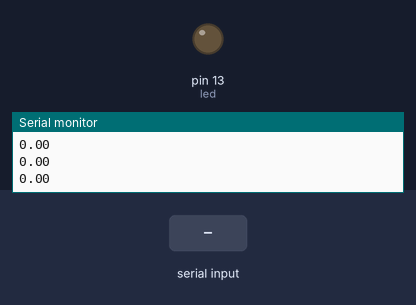
Bench run of a sketch on a simulated Arduino Mega 2560, built with avr-gcc and run on an emulated ATmega2560. Shown: output pins drawn as LEDs (lit = HIGH), the last lines printed to the serial monitor. The test bench sets the inputs (shaded band).

Above: at 2.2 s.
2.3 s: "#o1\n" received over Serial
At 3.4 s:
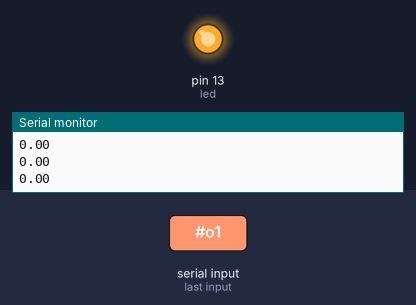
3.8 s: "=\n" received over the second serial link
At 4.1 s:
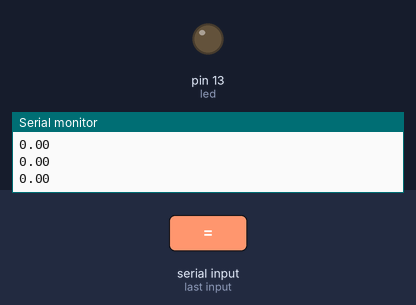
5.3 s: ",\n" received over Serial
At 5.9 s:
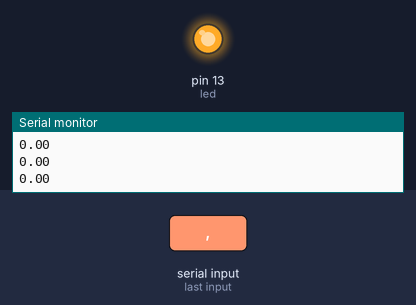
6.8 s: "90,45,200\n" received over the second serial link
At 7.8 s:
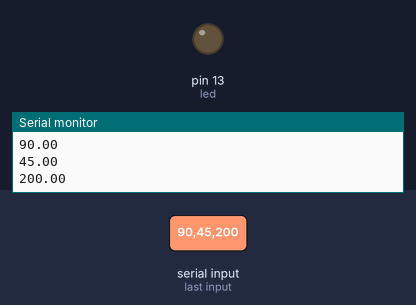
8.3 s: "=\n" received over Serial
At 9.5 s:
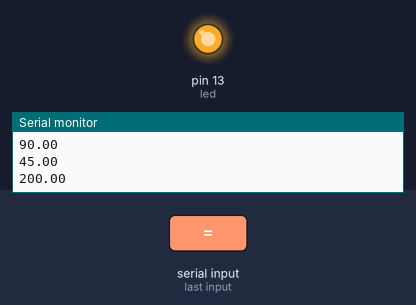
9.8 s: "#o1\n" received over the second serial link
At 10.2 s:
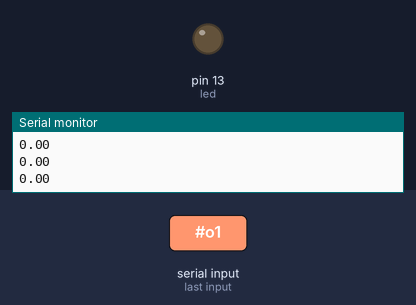
Timing chart, 0 to 12.3 s (numbered marks = the images above; inputs shaded):
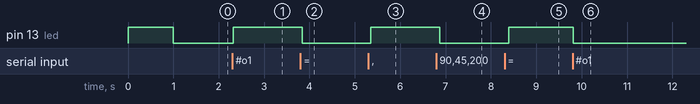

Measured:
- after the input at 2.3 s, pin 13 (led): LOW → HIGH at once
- after the input at 3.8 s, pin 13 (led): HIGH → LOW at once
- after the input at 5.3 s, pin 13 (led): LOW → HIGH after 0.05 s
- after the input at 6.8 s, pin 13 (led): HIGH → LOW after 0.07 s
- after the input at 8.3 s, pin 13 (led): LOW → HIGH after 0.09 s
- after the input at 9.8 s, pin 13 (led): HIGH → LOW at once

The sketch:

tests.ino
```cpp
// pins for the LED:
const int led = 13;

float yaw = 0.0;
float pitch = 0.0;
float roll = 0.0;

String inputString = "";         // a string to hold incoming data
boolean stringComplete = false;  // whether the string is complete

String inputAHRS = "";         // a string to hold incoming data
boolean AHRSComplete = false;  // whether the string is complete

void setup() {
  // initialize the digital pin as an output.
  pinMode(led, OUTPUT);
  digitalWrite(led, HIGH);
  delay(1000); // wait 5 sec for wifly to connect
  digitalWrite(led, LOW);
  // initialize serial:
  Serial.begin(57600);
  Serial.println("Hello world!");

  Serial3.begin(57600);
  // Set Razor output parameters
  Serial3.write("#o0"); //- (default) DISABLE continuous streaming output. Also see #f below.
  //"#o1" - ENABLE continuous streaming output.
  //Serial3.write("#ob"); // - Output angles in BINARY format (yaw/pitch/roll as binary float, so one output frame is 3x4 = 12 bytes long).
  Serial3.write("#ot");  // (default) - Output angles in TEXT format (Output frames have form like "#YPR=-142.28,-5.38,33.52", followed by carriage return and line feed [\r\n]).
  Serial3.write("#oe0");   // Disable error message output
  Serial3.flush();

  // reserve 200 bytes for the inputString:
  inputString.reserve(200);
  inputAHRS.reserve(200);
}

void loop() {

  // print the string when a newline arrives:
  if (stringComplete) {
  Serial.println(inputString);
  //Serial3.write("#f");
  // clear the string:
  inputString = "";

  stringComplete = false;
  }

  if(AHRSComplete){
    Serial.println(inputAHRS);

    inputAHRS = "";
    AHRSComplete = false;
    digitalWrite(led, LOW);
  }

  Serial.println(yaw);
  Serial.println(pitch);
  Serial.println(roll);

  Serial3.write("#f");
  delay(100);

}


/*
  SerialEvent occurs whenever a new data comes in the
 hardware serial RX.  This routine is run between each
 time loop() runs, so using delay inside loop can delay
 response.  Multiple bytes of data may be available.
 */
void serialEvent() {
  while (Serial.available()) {
    // get the new byte:
    char inChar = (char)Serial.read();

    // if the incoming character is a newline, set a flag
    // so the main loop can do something about it:
    if (inChar == '\n') {
      stringComplete = true;
      digitalWrite(led, HIGH);
    }
    else{
    // add it to the inputString:
    inputString += inChar;
    }
  }


}

void serialEvent3() {
  while (Serial3.available()) {
    // get the new byte:
    char inChar = (char)Serial3.read();
    // if the incoming character is a newline, set a flag
    // so the main loop can do something about it:
    if (inChar == '\n') {
      AHRSComplete = true;


      int s;
      int e;

      char charBuf[50];
      String strBuf = "";
      //yaw
      s = inputAHRS.indexOf("=") + 1;
      e = inputAHRS.indexOf(",");
      strBuf = inputAHRS.substring(s,e);
      strBuf.toCharArray(charBuf, 50);
      yaw = atof(charBuf);
      //pitch

      s = e + 1;;
      e = inputAHRS.indexOf(",", s);
      strBuf = inputAHRS.substring(s,e);
      strBuf.toCharArray(charBuf, 50);
      pitch = atof(charBuf);
      //roll
      s = e + 1;;
      e = inputAHRS.length();
      strBuf = inputAHRS.substring(s,e);
      strBuf.toCharArray(charBuf, 50);
      roll = atof(charBuf);

    }
    else{
    // add it to the inputString:
    inputAHRS += inChar;
    }
  }
}
```
